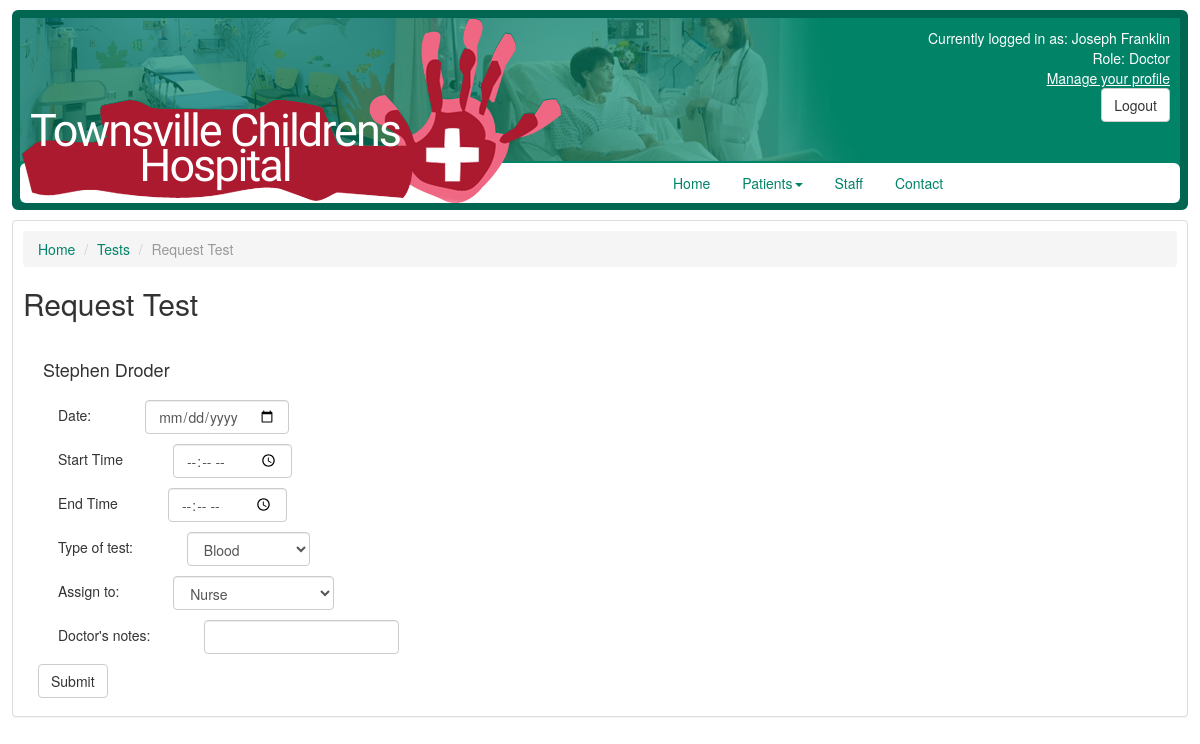
The page /requestTest.php?patient_id=1 (signed in) on the database its author committed.
### tables this page shows
CREATE TABLE IF NOT EXISTS `staff` (
  `first_name` varchar(255) NOT NULL,
  `surname` varchar(255) NOT NULL,
  `role` varchar(255) NOT NULL,
  `username` varchar(255) NOT NULL DEFAULT '',
  `access_level` int(11) NOT NULL,
  `password` varchar(255) DEFAULT NULL,
  `email` varchar(255) NOT NULL,
  `phone` int(255) NOT NULL,
  PRIMARY KEY (`username`),
  UNIQUE KEY `username` (`username`)
);

CREATE TABLE IF NOT EXISTS `patient_details` (
  `patient_id` int(11) NOT NULL AUTO_INCREMENT,
  `first_name` varchar(255) NOT NULL,
  `surname` varchar(255) NOT NULL,
  `dob` varchar(10) NOT NULL,
  `nationality` varchar(255) NOT NULL,
  `gender` varchar(255) NOT NULL,
  `contact_number` varchar(50) NOT NULL,
  `address` varchar(255) NOT NULL,
  `emergency_contact` varchar(255) NOT NULL,
  `emergency_contact_number` int(11) NOT NULL,
  `invoice_owing` int(11) NOT NULL DEFAULT '0',
  UNIQUE KEY `patient_id` (`patient_id`),
  KEY `patient_id_2` (`patient_id`)
);

### include.php (called while the page is built, shortened)
<?php
function query($sql)
{
    $res = mysql_query($sql) or die(mysql_error() . ' in ' . $sql);
    return $res;
}
function get_scalar($sql)
{
    $res = query($sql);
    $row = mysql_fetch_row($res);
    return $row[0];
}
function userAccessLvl()
{
    $username = ($_SESSION['username']);
    $sql = "SELECT access_level FROM staff WHERE username = '$username'";
    $accessLvl = get_scalar($sql);
    return $accessLvl;
}
?>

### requestTest.php (the view, shortened to what this page needs)
<?php include 'headImports.php'; ?>
<!DOCTYPE html>
<html>
<head>
</head>
<body>
<?php
require_once 'include.php';
?>
<div id="wrapper">
    <?php include 'header.php'; ?>
    <div id="main_container">
        <div id="right_container" style="width: 100%;" class="panel panel-default">
            <ol class="breadcrumb">
                <li><a href="index.php">Home</a></li>
                <li><a href="#">Tests</a></li>
                <li class="active">Request Test</li>
            </ol>
            <h2>Request Test</h2><br>
            <?php
            $patient_id = escape($_GET['patient_id']);
            $sql = "SELECT * FROM patient_details WHERE patient_id = '$patient_id'";
            $result = query($sql);
            $row = mysql_fetch_row($result);
            ?>
            <h4 id="user_name"><?php if (userAccessLvl() == "1") {
                    echo '<span id="name">' . $row[1] . ' ' . $row[2] . '</span>';
                } else echo $row[1] . ' ' . $row[2]; ?></h4>
            <form class="navbar-form" action="<?php $_SERVER['PHP_SELF'] ?>" method="post">
                <div id="surgery_form">
                    <p>Date: <input id="add_form" type="date" name="date" class="form-control"></p>
                    <p>Start Time<input id="add_form" type="time" name="starttime" class="form-control"></p>
                    <p>End Time<input id="add_form" type="time" name="endtime" class="form-control"></p>
                    <p>Type of test: <select id="add_form" name="testtype" class="form-control">
                            <option value="Blood">Blood</option>
                        </select>
                    </p>
                    <p>Assign to: <select id="add_form" name="assignto" class="form-control">
                            <option value="Nurse">Nurse</option>
                        </select>
                    </p>
                    <p>Doctor's notes: <input id="add_form" type="text" name="notes" class="form-control"></p>
                </div>
                <input class="btn btn-default" type="submit" name="submit">
            </form>
        </div>
    </div>
</div>
</body>
</html>

### header.php (shortened to what this page needs)
<div id="header">
    <a href="/">
        <div id="logo_background">
            <div id="logo_text">Townsville Childrens Hospital</div>
        </div>
    </a>
    <div id="loggedin_info">
        <?php
        $username = $_SESSION['username'];
        $sql = "SELECT first_name, surname, role FROM staff WHERE username  = '$username'";
        $result = query($sql);
        $row = mysql_fetch_array($result);
        $name = $row[0] . ' ' . $row[1];
        $role = $row[2];
        ?>
        Currently logged in as: <?php echo $name ?> <br>
        Role: <?php echo $role ?> <br>
        <a href="singleStaff.php?staff_username=<?php echo $username; ?>">Manage your profile</a><br/>
        <div id="lg_button">
            <form action="logout.php" method="">
                <input type="submit" value="Logout" class="btn btn-default"/>
            </form>
        </div>
    </div>
    <div id="menu_bg">
        <div id="menu">
            <ul class="nav nav-pills" id="navigation">
                <li><a href="index.php">Home</a></li>
                <li class="dropdown"><a class="dropdown-toggle" data-toggle="dropdown" href="#">Patients<span
                            class="caret"></span></a>
                </li>
                <li><a href="staff.php">Staff</a></li>
                <li><a href="contact.php">Contact</a></li>
            </ul>
        </div>
    </div>
</div>

### css/global.css (style rules this page uses)
#wrapper { min-width: 1000px; min-height: 768px; width: 98%; margin: 10px auto; position: relative; }
#header { width: 100%; height: 200px; background-color: #008367; border: 8px solid #006652; border-radius:6px; background-image: url('../images/bg.png'); background-repeat: no-repeat }
#logo_background { z-index: 2; width: 539px; height: 185px; background-image: url('../images/logo_background.png'); position: absolute; left: 10px; }
#logo_text { z-index: 3; position: absolute; width: 408px; letter-spacing: -2px; line-height: 35px; text-align: center; font-size: 45px; font-family: 'Sanchez', serif; color: white; top: 95px; left: -11px; }
#menu { z-index: 1; position: absolute; left: 55%; }
#menu_bg { z-index: 1; width: 100%; height: 40px; background-color: white; top: 145px; position: relative; border-radius:6px; }
#loggedin_info { float: right; text-align: right; margin: 10px; color: white; }
#loggedin_info a { color: white; text-decoration: underline; }
#main_container { min-width: 100%; height: auto; position: absolute; top: 210px; }
#right_container { width: 100%; float: right; padding: 10px; }
#user_name { padding-left: 20px; }
#add_form { margin-left: 50px; }
#surgery_form { margin-left: 20px; padding-top: 10px; }

### css/login.css (style rules this page uses)
body { margin: 0px; }

### rows shown on the page
staff: name "Joseph Franklin", role "Doctor"
patient_details: first_name "Stephen", surname "Droder"
